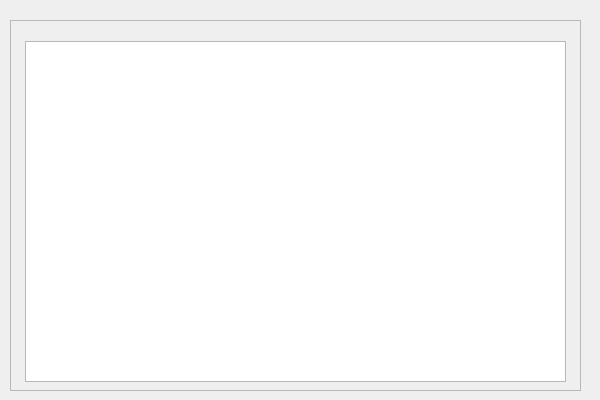
<?xml version="1.0" encoding="UTF-8"?>
<ui version="4.0">
 <class>TreeClass</class>
 <widget class="QWidget" name="TreeClass">
  <property name="geometry">
   <rect>
    <x>0</x>
    <y>0</y>
    <width>600</width>
    <height>400</height>
   </rect>
  </property>
  <property name="windowTitle">
   <string>Tree</string>
  </property>
  <widget class="QFrame" name="frame">
   <property name="geometry">
    <rect>
     <x>10</x>
     <y>20</y>
     <width>571</width>
     <height>371</height>
    </rect>
   </property>
   <property name="frameShape">
    <enum>QFrame::StyledPanel</enum>
   </property>
   <property name="frameShadow">
    <enum>QFrame::Raised</enum>
   </property>
   <widget class="QTreeView" name="treeView">
    <property name="geometry">
     <rect>
      <x>15</x>
      <y>21</y>
      <width>541</width>
      <height>341</height>
     </rect>
    </property>
   </widget>
  </widget>
 </widget>
 <layoutdefault spacing="6" margin="11"/>
 <resources>
  <include location="Tree.qrc"/>
 </resources>
 <connections/>
</ui>
